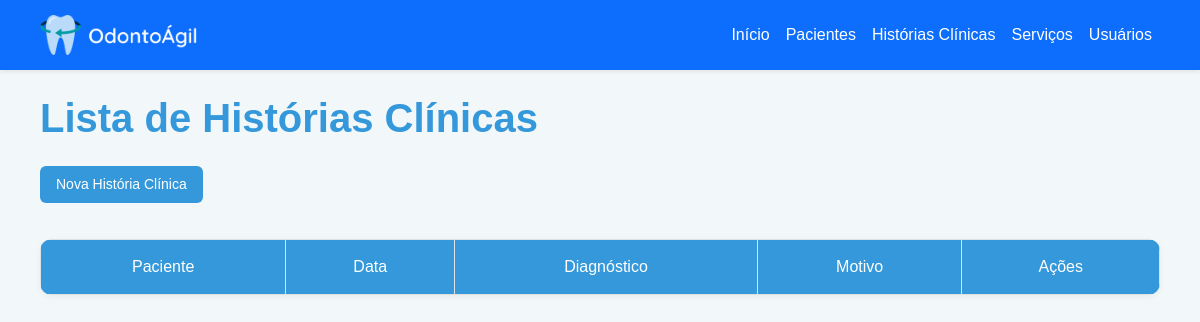
Before: /historias/ with the older database file.
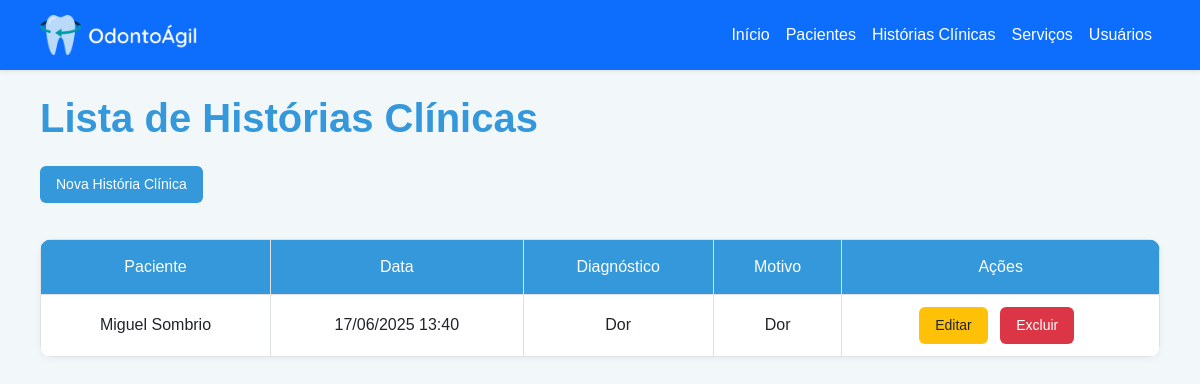
After: the same page with the newer database file.
### historias_clinicas/models.py (models this page shows, shortened)
class HistoriaClinica(models.Model):
    paciente = models.ForeignKey(
        Paciente,
        on_delete=models.CASCADE,
        related_name='historias_clinicas'
    )
    motivo = models.TextField(blank=True)
    diagnostico = models.TextField(blank=True)
    tratamento = models.TextField(blank=True)
    recomendacoes = models.TextField(blank=True)
    data_criacao = models.DateTimeField(auto_now_add=True)

### pacientes/models.py (models this page shows, shortened)
class Paciente(models.Model):
    nome_completo = models.CharField(max_length=200)
    telefone = models.CharField(max_length=20, blank=True)
    email = models.EmailField(blank=True)
    idade = models.IntegerField()
    sexo = models.CharField(max_length=10)
    data_nascimento = models.DateField()
    cpf = models.CharField(max_length=14, unique=True)
    estado_civil = models.CharField(max_length=20, blank=True)
    rg = models.CharField(max_length=20, blank=True)
    cidade = models.CharField(max_length=100)
    estado = models.CharField(max_length=50)
    profissao = models.CharField(max_length=100, blank=True)
    nome_mae = models.CharField(max_length=200, blank=True)
    nome_pai = models.CharField(max_length=200, blank=True)
    nome_contato_familiar = models.CharField(max_length=200, blank=True)
    grau_parentesco = models.CharField(max_length=100, blank=True)
    telefone_contato_familiar = models.CharField(max_length=20, blank=True)

### historias_clinicas/views.py (the view)
# urls.py: path('', HistoriaListView.as_view(), name='listar'),
class HistoriaListView(ListView):
    model = HistoriaClinica
    template_name = 'historias_clinicas/listar.html'

### odontoagil/templates/historias_clinicas/listar.html (shortened to what this page needs)
{% extends 'base.html' %}
{% block header %}Lista de Histórias Clínicas{% endblock %}
{% block content %}
<a href="{% url 'historias:criar' %}" class="btn btn-primary mb-3">Nova História Clínica</a>
<table class="table table-bordered">
    <thead>
        <tr>
            <th>Paciente</th>
            <th>Data</th>
            <th>Diagnóstico</th>
            <th>Motivo</th>
            <th>Ações</th>
        </tr>
    </thead>
    <tbody>
        {% for historia in object_list %}
        <tr>
            <td>{{ historia.paciente.nome_completo }}</td>
            <td>{{ historia.data_criacao|date:"d/m/Y H:i" }}</td>
            <td>{{ historia.diagnostico|truncatechars:30 }}</td>
            <td>{{ historia.motivo|truncatechars:30 }}</td>
            <td>
                <a href="{% url 'historias:editar' historia.pk %}" class="btn btn-warning btn-sm">Editar</a>
                <a href="{% url 'historias:excluir' historia.pk %}" class="btn btn-danger btn-sm">Excluir</a>
            </td>
        </tr>
        {% endfor %}
    </tbody>
</table>
{% endblock %}

### odontoagil/templates/base.html (shortened to what this page needs)
{% load static %}
<!DOCTYPE html>
<html lang="pt-br">
<head>
    <link rel="stylesheet" href="https://cdn.jsdelivr.net/npm/bootstrap@5.3.0/dist/css/bootstrap.min.css">
    <link rel="stylesheet" href="{% static 'css/base.css' %}">
</head>
<body>
<nav class="navbar navbar-expand-lg navbar-dark bg-primary shadow-sm">
  <div class="container">
    <a class="navbar-brand d-flex align-items-center" href="/">
      <img src="{% static 'img/logo.png' %}" alt="OdontoÁgil" height="40" class="me-2">
    </a>
    <div class="collapse navbar-collapse" id="navbarNav">
      <ul class="navbar-nav ms-auto mb-2 mb-lg-0">
        <li class="nav-item"><a class="nav-link" href="/">Início</a></li>
        <li class="nav-item"><a class="nav-link" href="/pacientes/">Pacientes</a></li>
        <li class="nav-item"><a class="nav-link" href="/historias/">Histórias Clínicas</a></li>
        <li class="nav-item"><a class="nav-link" href="/servicos/">Serviços</a></li>
        <li class="nav-item"><a class="nav-link" href="/usuarios/">Usuários</a></li>
    </div>
  </div>
</nav>
<div class="container mt-4">
    <h1 class="mb-4">{% block header %}{% endblock %}</h1>
    {% block content %}{% endblock %}
</div>
</body>
</html>

### odontoagil/static/css/base.css (style rules this page uses)
body { font-family: 'Barlow', sans-serif; background-color: #f2f7fa; color: #013b5a; line-height: 1.6; margin: 0; padding: 0; }
h1, h2 { color: #3498db; margin-bottom: 1rem; font-weight: 600; }
.container { padding: 0 10px; }
.navbar { background-color: #3498db; padding: 10px 0; box-shadow: 0 2px 5px rgba(0, 0, 0, 0.1); }
.navbar-brand { display: flex; align-items: center; text-decoration: none; color: white; font-size: 1.2rem; font-weight: bold; }
.navbar-brand img { margin-right: 10px; }
.navbar .nav-link { color: white; text-decoration: none; font-weight: 500; transition: color 0.3s; }
.table { width: 100%; background-color: #ffffff; border-radius: 12px; overflow: hidden; box-shadow: 0 2px 6px rgba(0, 0, 0, 0.05); border-collapse: collapse; margin-top: 20px; }
.table th { background-color: #3498db; color: white; padding: 14px; text-align: center; font-weight: 500; border-bottom: 1px solid #e0e0e0; }
.table td { padding: 12px; vertical-align: middle; text-align: center; border-bottom: 1px solid #f0f0f0; }
.table tr:last-child td { border-bottom: none; }
.btn { display: inline-block; margin-right: 8px; padding: 8px 16px; font-size: 14px; border-radius: 6px; text-decoration: none; transition: all 0.2s ease; border: none; cursor: pointer; }
.btn-primary { background-color: #3498db; color: white; }
.btn-warning { background-color: #ffc107; color: #212529; }
.btn-danger { background-color: #dc3545; color: white; }

Changed rows visible on the page:
added HistoriaClinica: paciente.nome_completo "Miguel Sombrio", data_criacao "17/06/2025 13:40", diagnostico "Dor", motivo "Dor"
